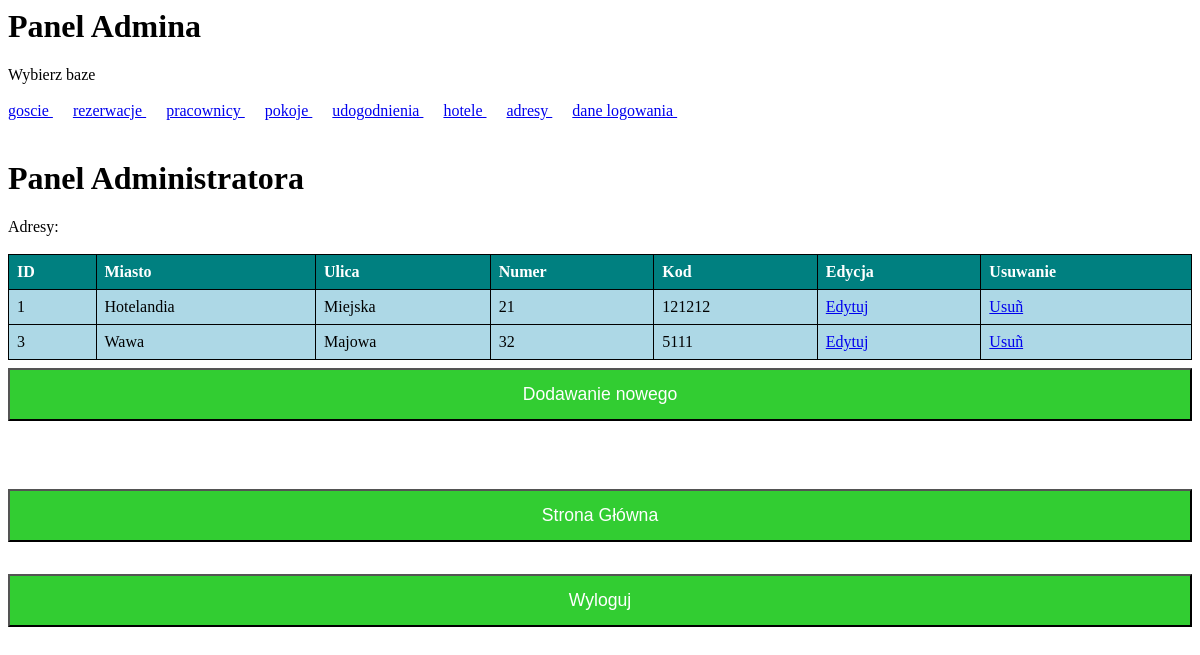
The page /panel/adresy/index.php (signed in) on the database its author committed.
### tables this page shows
CREATE TABLE `adresy` (
  `id_adresy` int(11) NOT NULL,
  `miasto` varchar(50) NOT NULL,
  `ulica` varchar(50) NOT NULL,
  `numer` varchar(10) NOT NULL,
  `kod_pocztowy` int(11) NOT NULL
);

### panel/adresy/index.php (the view, shortened to what this page needs)
<html>
 <head>
 </head>
 <body>
 <h1>Panel Administratora</h1>
 <a>Adresy:</a><br /><br />
  <table border="1">
   <tr>
     <th>ID</th><th>Miasto</th><th>Ulica</th><th>Numer</th><th>Kod</th>
     <th>Edycja</th><th>Usuwanie</th>
   </tr>
<?php
include "polacz.php";
if ($sql =  $baza->prepare("SELECT * FROM adresy ORDER BY id_adresy"))
{
        $sql->execute();
        $sql->bind_result($id, $miasto, $ulica, $nr, $kod);
        while ($sql->fetch())
        {
                echo "<tr>
                        <td>$id</td>
                        <td>$miasto</td>
                        <td>$ulica</td>
                        <td>$nr</td>
                        <td>$kod</td>
                        <td><a href=\"edycja.php?nr=$id\">Edytuj</a></td>
                        <td><a href=\"usun.php?nr=$id\" onclick=\"javascript:return confirm('Czy na pewno usun¹æ?'); \">Usuñ</a></td>
                   </tr>";
        }
 }
else die( "B³¹d w zapytaniu SQL! SprawdŸ kod SQL w PhpMyAdmin." );
?>
  </table>
		<form action="dodaj.php">
		  <input type="submit" value="Dodawanie nowego">
		</form>
 </body>
</html>

### style.css (style rules this page uses)
table { border-collapse: collapse; width: 100%; border: 1px solid black; }
th, td { text-align: left; padding: 8px; border: 1px solid black; }
td { background-color: lightblue; }
th { background-color: teal; color: white; }
input[type=submit] { width: 100%; background-color: #32CD32; color: white; padding: 14px 20px; margin: 8px 0; font-size: 110%; }

### rows shown on the page
adresy: id_adresy "1", miasto "Hotelandia", ulica "Miejska", numer "21", kod_pocztowy "121212"
adresy: id_adresy "3", miasto "Wawa", ulica "Majowa", numer "32", kod_pocztowy "5111"
